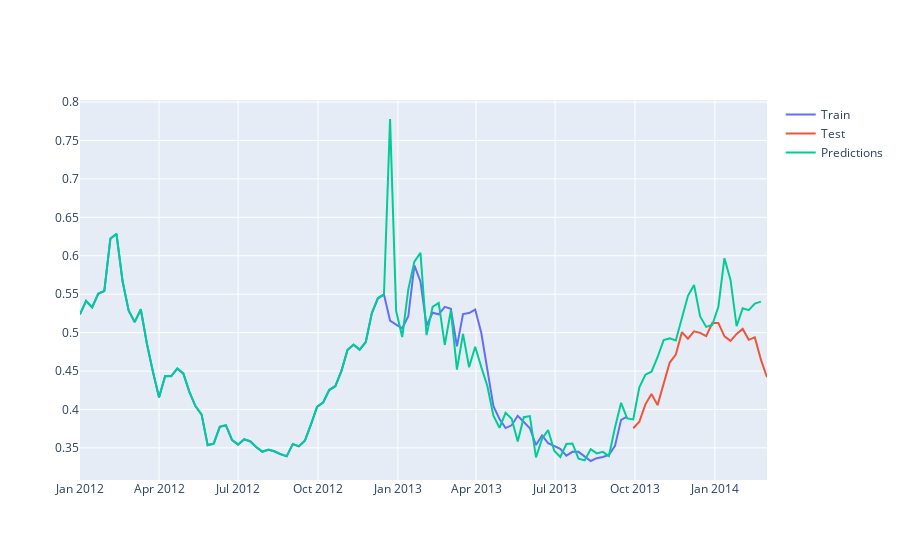

Notebook code for this chart:
### Code cell
fig = go.Figure()
fig.add_trace(go.Line(x=Std_train.index, y=Std_train, mode='lines', name="Train"))
fig.add_trace(go.Line(x=Std_test.index, y=Std_test, mode='lines', name="Test"))
fig.add_trace(go.Line(x=predictions.index, y=predictions, mode='lines', name="Predictions"))
